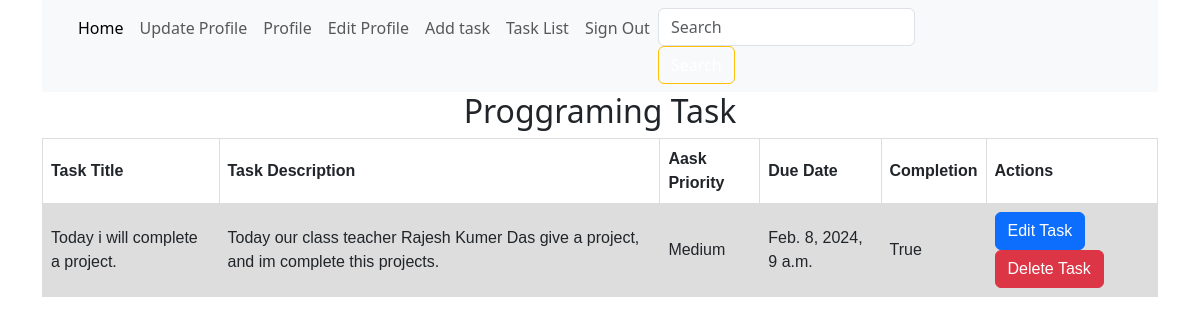
The app's page /proggraming/ (signed in) with its own data.
### task_app/models.py (models this page shows)
class Add_task(models.Model):
    PRIORITY = [
        ('High', 'High'),
        ('Medium', 'Medium'),
        ('Low', 'Low'),
    ]
    CATEGORIE = [
        ('proggraming', 'proggraming'),
        ('practice', 'practice'),
        ('contest', 'contest'),
    ]
    user = models.ForeignKey(Custom_user, on_delete=models.CASCADE, null=True)
    task_title = models.CharField(max_length=100, null=True)
    task_description = models.TextField()
    task_priority = models.CharField(choices=PRIORITY, max_length=30, null=True)
    due_date = models.DateTimeField(default=timezone.now)
    completion_status = models.BooleanField(default=False)
    task_categorie = models.CharField(choices=CATEGORIE, max_length=30, null=True)

### task_app/views.py (the view)
# urls.py: path('proggraming/', proggraming, name='proggraming'),
@login_required
def proggraming(request):
    tasks = Add_task.objects.filter(task_categorie='proggraming').order_by('user')
    context = {
        'tasks': tasks
    }
    return render(request, 'proggraming.html', context)

### templates/proggraming.html (shortened to what this page needs)
{% extends 'base.html' %}
{% block body_content %}
<!DOCTYPE html>
<html>
<head>
</head>
<body>
<h2 style="text-align: center;">Proggraming Task </h2>
<table>
  <tr>
    <th>Task Title</th>
    <th>Task Description</th>
    <th>Aask Priority</th>
    <th>Due Date</th>
    <th>Completion</th>
    <th>Actions</th>
  </tr>
  {% for task in tasks %}
  <tr>
    <td>{{ task.task_title }} </td>
    <td>{{ task.task_description }}</td>
    <td>{{ task.task_priority }}</td>
    <td>{{ task.due_date }}</td>
    <td>{{ task.completion_status }}</td>
    <td>
      <a href="{% url 'edittask' task.id %}">
        <button type="submit" class="btn btn-primary"> Edit Task</button>
      </a>
      <a href="{% url 'deletetask' task.id %}">
        <button type="submit" class="btn btn-danger"> Delete Task</button>
      </a>
    </td>
  </tr>
  {% endfor %}
</table>
</body>
</html>
{% endblock body_content %}

### templates/proggraming.html (style rules this page uses)
table { font-family: arial, sans-serif; border-collapse: collapse; width: 100%; }
td, th { border: 1px solid #dddddd; text-align: left; padding: 8px; }
tr:nth-child(even) { background-color: #dddddd; }

### records on screen
Add_task: task_title "Today i will complete a project.", task_description "Today our class teacher Rajesh Kumer Das give a project, and im complete this projects.", task_priority "Medium", due_date "Feb. 8, 2024, 9 a.m.", completion_status "True"
